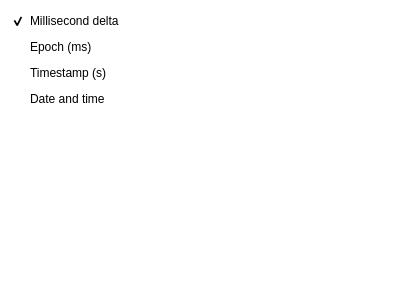
<?xml version="1.0" encoding="UTF-8"?>
<ui version="4.0">
 <class>Chrono</class>
 <widget class="QWidget" name="Chrono">
  <property name="geometry">
   <rect>
    <x>0</x>
    <y>0</y>
    <width>400</width>
    <height>300</height>
   </rect>
  </property>
  <property name="windowTitle">
   <string>Form</string>
  </property>
  <property name="styleSheet">
   <string notr="true">background-color:transparent;</string>
  </property>
  <layout class="QVBoxLayout" name="verticalLayout">
   <item>
    <widget class="QCheckBox" name="m_pMsDelta">
     <property name="text">
      <string>Millisecond delta</string>
     </property>
     <property name="checked">
      <bool>true</bool>
     </property>
    </widget>
   </item>
   <item>
    <widget class="QCheckBox" name="m_pEpoch">
     <property name="text">
      <string>Epoch (ms)</string>
     </property>
    </widget>
   </item>
   <item>
    <widget class="QCheckBox" name="m_pTime">
     <property name="text">
      <string>Timestamp (s)</string>
     </property>
    </widget>
   </item>
   <item>
    <widget class="QCheckBox" name="m_pDateTime">
     <property name="text">
      <string>Date and time</string>
     </property>
    </widget>
   </item>
   <item>
    <spacer name="verticalSpacer">
     <property name="orientation">
      <enum>Qt::Vertical</enum>
     </property>
     <property name="sizeHint" stdset="0">
      <size>
       <width>20</width>
       <height>181</height>
      </size>
     </property>
    </spacer>
   </item>
  </layout>
 </widget>
 <resources/>
 <connections/>
</ui>
